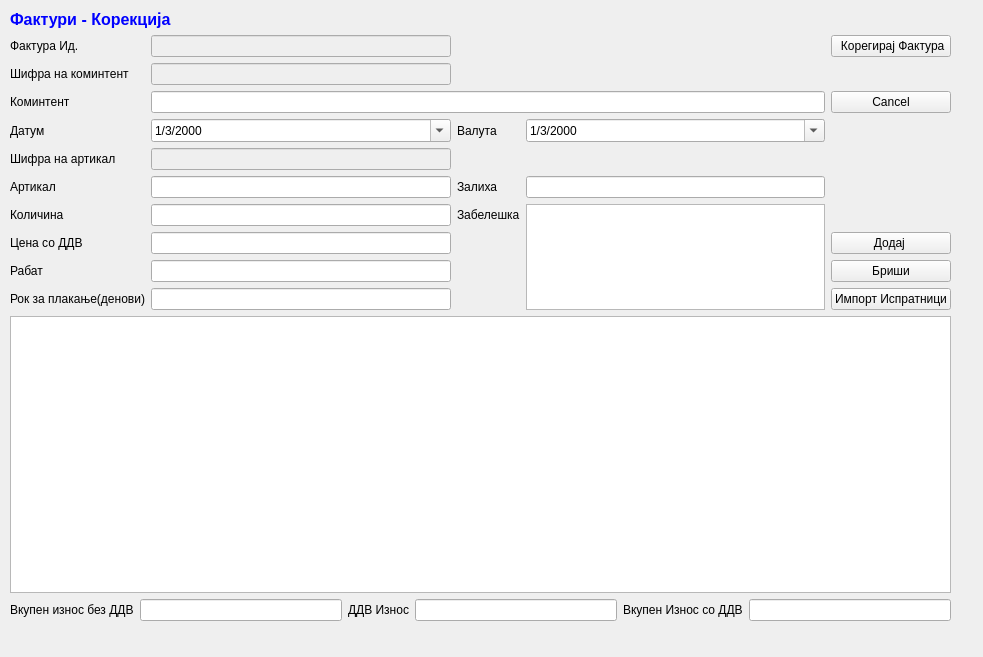
<?xml version="1.0" encoding="UTF-8"?>
<ui version="4.0">
 <class>LagerKorekcija</class>
 <widget class="QWidget" name="LagerKorekcija">
  <property name="geometry">
   <rect>
    <x>0</x>
    <y>0</y>
    <width>983</width>
    <height>657</height>
   </rect>
  </property>
  <property name="windowTitle">
   <string>Form</string>
  </property>
  <widget class="QWidget" name="layoutWidget">
   <property name="geometry">
    <rect>
     <x>10</x>
     <y>10</y>
     <width>941</width>
     <height>611</height>
    </rect>
   </property>
   <layout class="QGridLayout" name="gridLayout">
    <item row="1" column="1">
     <widget class="QLineEdit" name="faktura_id">
      <property name="enabled">
       <bool>false</bool>
      </property>
      <property name="palette">
       <palette>
        <active>
         <colorrole role="Text">
          <brush brushstyle="SolidPattern">
           <color alpha="255">
            <red>0</red>
            <green>0</green>
            <blue>0</blue>
           </color>
          </brush>
         </colorrole>
        </active>
        <inactive>
         <colorrole role="Text">
          <brush brushstyle="SolidPattern">
           <color alpha="255">
            <red>0</red>
            <green>0</green>
            <blue>0</blue>
           </color>
          </brush>
         </colorrole>
        </inactive>
        <disabled>
         <colorrole role="Text">
          <brush brushstyle="SolidPattern">
           <color alpha="255">
            <red>0</red>
            <green>0</green>
            <blue>255</blue>
           </color>
          </brush>
         </colorrole>
        </disabled>
       </palette>
      </property>
      <property name="styleSheet">
       <string notr="true"/>
      </property>
     </widget>
    </item>
    <item row="6" column="1">
     <widget class="QLineEdit" name="artikal">
      <property name="enabled">
       <bool>true</bool>
      </property>
      <property name="toolTip">
       <string>&lt;html&gt;&lt;head/&gt;&lt;body&gt;&lt;p&gt;Притисни ЕНТЕР за да те однесе во листата&lt;/p&gt;&lt;/body&gt;&lt;/html&gt;</string>
      </property>
      <property name="readOnly">
       <bool>false</bool>
      </property>
     </widget>
    </item>
    <item row="8" column="4">
     <widget class="QPushButton" name="pushButton_3">
      <property name="text">
       <string>Додај </string>
      </property>
     </widget>
    </item>
    <item row="0" column="0" colspan="2">
     <widget class="QLabel" name="label_4">
      <property name="text">
       <string>&lt;!DOCTYPE HTML PUBLIC &quot;-//W3C//DTD HTML 4.0//EN&quot; &quot;http://www.w3.org/TR/REC-html40/strict.dtd&quot;&gt;
&lt;html&gt;&lt;head&gt;&lt;meta name=&quot;qrichtext&quot; content=&quot;1&quot; /&gt;&lt;style type=&quot;text/css&quot;&gt;
p, li { white-space: pre-wrap; }
&lt;/style&gt;&lt;/head&gt;&lt;body style=&quot; font-family:'MS Shell Dlg 2'; font-size:10pt; font-weight:400; font-style:normal;&quot;&gt;
&lt;p style=&quot; margin-top:0px; margin-bottom:0px; margin-left:0px; margin-right:0px; -qt-block-indent:0; text-indent:0px;&quot;&gt;&lt;span style=&quot; font-size:12pt; font-weight:600; color:#0000ff;&quot;&gt;Фактури - Корекција&lt;/span&gt;&lt;/p&gt;&lt;/body&gt;&lt;/html&gt;</string>
      </property>
     </widget>
    </item>
    <item row="1" column="0">
     <widget class="QLabel" name="label_7">
      <property name="text">
       <string>Фактура Ид.</string>
      </property>
     </widget>
    </item>
    <item row="1" column="4">
     <widget class="QPushButton" name="pushButton_4">
      <property name="text">
       <string> Корегирај Фактура</string>
      </property>
      <property name="icon">
       <iconset>
        <normaloff>../../../Brisi/sterna/Resources/key_f9.png</normaloff>../../../Brisi/sterna/Resources/key_f9.png</iconset>
      </property>
     </widget>
    </item>
    <item row="3" column="0">
     <widget class="QLabel" name="label">
      <property name="text">
       <string>Коминтент</string>
      </property>
     </widget>
    </item>
    <item row="3" column="4">
     <widget class="QPushButton" name="pushButton_5">
      <property name="text">
       <string>Cancel</string>
      </property>
     </widget>
    </item>
    <item row="4" column="0">
     <widget class="QLabel" name="label_2">
      <property name="text">
       <string>Датум</string>
      </property>
     </widget>
    </item>
    <item row="6" column="0">
     <widget class="QLabel" name="label_3">
      <property name="text">
       <string>Артикал</string>
      </property>
     </widget>
    </item>
    <item row="9" column="0">
     <widget class="QLabel" name="label_9">
      <property name="text">
       <string>Рабат</string>
      </property>
     </widget>
    </item>
    <item row="9" column="1">
     <widget class="QLineEdit" name="rabat"/>
    </item>
    <item row="9" column="4">
     <widget class="QPushButton" name="pushButton_6">
      <property name="text">
       <string>Бриши</string>
      </property>
     </widget>
    </item>
    <item row="11" column="0" colspan="5">
     <widget class="QTableView" name="tableView"/>
    </item>
    <item row="4" column="1">
     <widget class="QDateTimeEdit" name="dateTimeDatum">
      <property name="date">
       <date>
        <year>2000</year>
        <month>3</month>
        <day>1</day>
       </date>
      </property>
      <property name="displayFormat">
       <string>d/M/yyyy</string>
      </property>
      <property name="calendarPopup">
       <bool>true</bool>
      </property>
     </widget>
    </item>
    <item row="10" column="1">
     <widget class="QLineEdit" name="rok_za_plakanje_denovi"/>
    </item>
    <item row="10" column="0">
     <widget class="QLabel" name="label_10">
      <property name="text">
       <string>Рок за плакање(денови)</string>
      </property>
     </widget>
    </item>
    <item row="10" column="4">
     <widget class="QPushButton" name="pushButtonA">
      <property name="text">
       <string>Импорт Испратници</string>
      </property>
     </widget>
    </item>
    <item row="3" column="1" colspan="3">
     <widget class="QLineEdit" name="komintent">
      <property name="enabled">
       <bool>true</bool>
      </property>
      <property name="toolTip">
       <string>&lt;html&gt;&lt;head/&gt;&lt;body&gt;&lt;p&gt;Притисни ЕНТЕР за да те однесе во листата&lt;/p&gt;&lt;/body&gt;&lt;/html&gt;</string>
      </property>
      <property name="readOnly">
       <bool>false</bool>
      </property>
     </widget>
    </item>
    <item row="4" column="3">
     <widget class="QDateTimeEdit" name="dateTimeValuta">
      <property name="date">
       <date>
        <year>2000</year>
        <month>3</month>
        <day>1</day>
       </date>
      </property>
      <property name="displayFormat">
       <string>d/M/yyyy</string>
      </property>
      <property name="calendarPopup">
       <bool>true</bool>
      </property>
     </widget>
    </item>
    <item row="4" column="2">
     <widget class="QLabel" name="label_12">
      <property name="text">
       <string>Валута</string>
      </property>
     </widget>
    </item>
    <item row="7" column="2">
     <widget class="QLabel" name="label_11">
      <property name="text">
       <string>Забелешка</string>
      </property>
     </widget>
    </item>
    <item row="6" column="2">
     <widget class="QLabel" name="label_8">
      <property name="text">
       <string>Залиха</string>
      </property>
     </widget>
    </item>
    <item row="6" column="3">
     <widget class="QLineEdit" name="zaliha"/>
    </item>
    <item row="7" column="3" rowspan="4">
     <widget class="QTextEdit" name="zabeleska"/>
    </item>
    <item row="8" column="1">
     <widget class="QLineEdit" name="cena_so_ddv"/>
    </item>
    <item row="7" column="1">
     <widget class="QLineEdit" name="kolicina"/>
    </item>
    <item row="8" column="0">
     <widget class="QLabel" name="label_5">
      <property name="text">
       <string>Цена со ДДВ</string>
      </property>
     </widget>
    </item>
    <item row="7" column="0">
     <widget class="QLabel" name="label_6">
      <property name="text">
       <string>Количина</string>
      </property>
     </widget>
    </item>
    <item row="12" column="0" colspan="5">
     <layout class="QGridLayout" name="gridLayout_2">
      <item row="0" column="0">
       <widget class="QLabel" name="label_13">
        <property name="text">
         <string>Вкупен износ без ДДВ</string>
        </property>
       </widget>
      </item>
      <item row="0" column="1">
       <widget class="QLineEdit" name="vk_iznos_bez_ddv">
        <property name="readOnly">
         <bool>true</bool>
        </property>
       </widget>
      </item>
      <item row="0" column="2">
       <widget class="QLabel" name="label_14">
        <property name="text">
         <string>ДДВ Износ</string>
        </property>
       </widget>
      </item>
      <item row="0" column="3">
       <widget class="QLineEdit" name="vk_ddv_iznos">
        <property name="readOnly">
         <bool>true</bool>
        </property>
       </widget>
      </item>
      <item row="0" column="4">
       <widget class="QLabel" name="label_15">
        <property name="text">
         <string>Вкупен Износ со ДДВ</string>
        </property>
       </widget>
      </item>
      <item row="0" column="5">
       <widget class="QLineEdit" name="vk_iznos_so_ddv">
        <property name="readOnly">
         <bool>true</bool>
        </property>
       </widget>
      </item>
     </layout>
    </item>
    <item row="2" column="0">
     <widget class="QLabel" name="label_16">
      <property name="text">
       <string>Шифра на коминтент</string>
      </property>
     </widget>
    </item>
    <item row="5" column="0">
     <widget class="QLabel" name="label_17">
      <property name="text">
       <string>Шифра на артикал</string>
      </property>
     </widget>
    </item>
    <item row="2" column="1">
     <widget class="QLineEdit" name="sifra_komintent">
      <property name="enabled">
       <bool>false</bool>
      </property>
      <property name="palette">
       <palette>
        <active>
         <colorrole role="Text">
          <brush brushstyle="SolidPattern">
           <color alpha="255">
            <red>0</red>
            <green>0</green>
            <blue>0</blue>
           </color>
          </brush>
         </colorrole>
        </active>
        <inactive>
         <colorrole role="Text">
          <brush brushstyle="SolidPattern">
           <color alpha="255">
            <red>0</red>
            <green>0</green>
            <blue>0</blue>
           </color>
          </brush>
         </colorrole>
        </inactive>
        <disabled>
         <colorrole role="Text">
          <brush brushstyle="SolidPattern">
           <color alpha="255">
            <red>0</red>
            <green>0</green>
            <blue>255</blue>
           </color>
          </brush>
         </colorrole>
        </disabled>
       </palette>
      </property>
      <property name="styleSheet">
       <string notr="true"/>
      </property>
     </widget>
    </item>
    <item row="5" column="1">
     <widget class="QLineEdit" name="sifra_artikal">
      <property name="enabled">
       <bool>false</bool>
      </property>
      <property name="palette">
       <palette>
        <active>
         <colorrole role="Text">
          <brush brushstyle="SolidPattern">
           <color alpha="255">
            <red>0</red>
            <green>0</green>
            <blue>0</blue>
           </color>
          </brush>
         </colorrole>
        </active>
        <inactive>
         <colorrole role="Text">
          <brush brushstyle="SolidPattern">
           <color alpha="255">
            <red>0</red>
            <green>0</green>
            <blue>0</blue>
           </color>
          </brush>
         </colorrole>
        </inactive>
        <disabled>
         <colorrole role="Text">
          <brush brushstyle="SolidPattern">
           <color alpha="255">
            <red>0</red>
            <green>0</green>
            <blue>255</blue>
           </color>
          </brush>
         </colorrole>
        </disabled>
       </palette>
      </property>
      <property name="styleSheet">
       <string notr="true"/>
      </property>
      <property name="readOnly">
       <bool>true</bool>
      </property>
     </widget>
    </item>
   </layout>
  </widget>
 </widget>
 <tabstops>
  <tabstop>faktura_id</tabstop>
  <tabstop>sifra_komintent</tabstop>
  <tabstop>komintent</tabstop>
  <tabstop>dateTimeDatum</tabstop>
  <tabstop>dateTimeValuta</tabstop>
  <tabstop>sifra_artikal</tabstop>
  <tabstop>artikal</tabstop>
  <tabstop>zaliha</tabstop>
  <tabstop>kolicina</tabstop>
  <tabstop>cena_so_ddv</tabstop>
  <tabstop>rabat</tabstop>
  <tabstop>rok_za_plakanje_denovi</tabstop>
  <tabstop>pushButton_3</tabstop>
  <tabstop>pushButton_6</tabstop>
  <tabstop>pushButtonA</tabstop>
  <tabstop>pushButton_4</tabstop>
  <tabstop>pushButton_5</tabstop>
  <tabstop>zabeleska</tabstop>
  <tabstop>tableView</tabstop>
  <tabstop>vk_iznos_bez_ddv</tabstop>
  <tabstop>vk_ddv_iznos</tabstop>
  <tabstop>vk_iznos_so_ddv</tabstop>
 </tabstops>
 <resources/>
 <connections/>
</ui>
